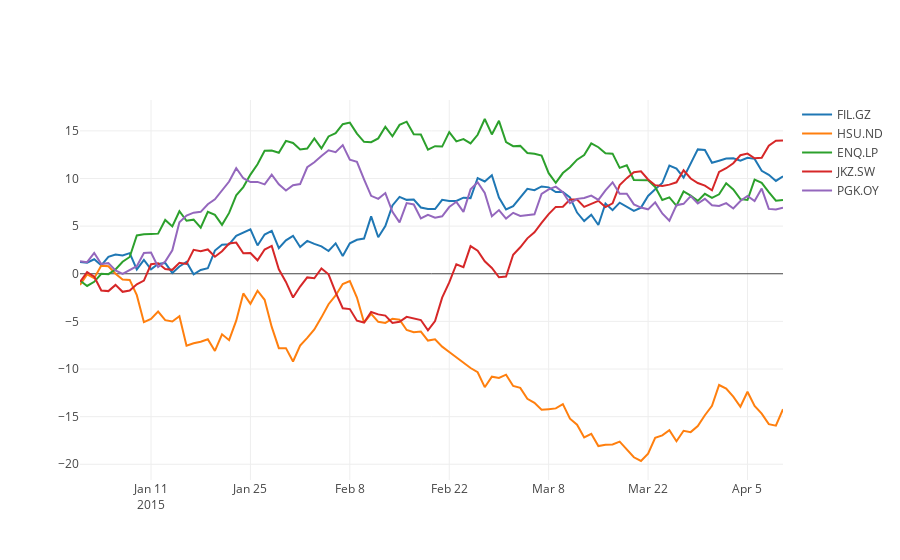

Notebook source saved alongside this figure:
### Code cell
df = cf.datagen.lines()
iplot([{'x': df.index, 'y': df[col], 'name': col}  for col in df.columns])
# df.iplot()
